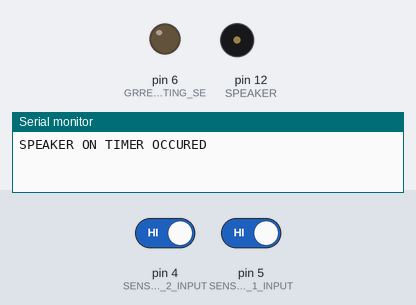
A sketch run on a simulated Arduino Uno, built with avr-gcc and run on an emulated ATmega328P. Parts: output pins drawn as LEDs (lit = HIGH), buzzer (waves = sounding, pin HIGH), the last lines printed to the serial monitor. Inputs (shaded band) come from the test bench; at power-on: pin 4 (SENSOR_2_INPUT) HIGH, pin 5 (SENSOR_1_INPUT) HIGH. Pins used as bus, display or sensor lines are not drawn.

Above: at 1.2 s.
1.3 s: pin 4 (SENSOR_2_INPUT) driven LOW
At 1.7 s:
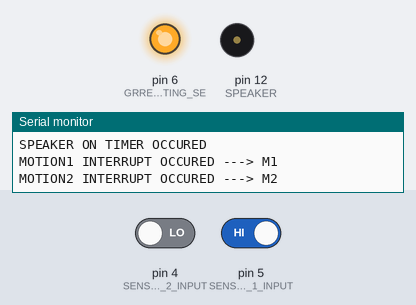
2.8 s: pin 4 (SENSOR_2_INPUT) driven HIGH
At 4.0 s:
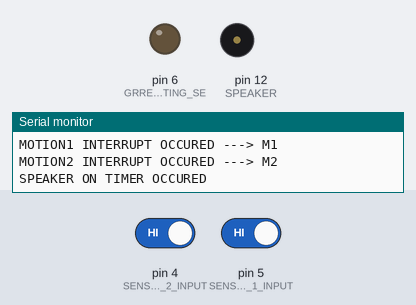
4.3 s: pin 5 (SENSOR_1_INPUT) driven LOW
At 5.2 s:
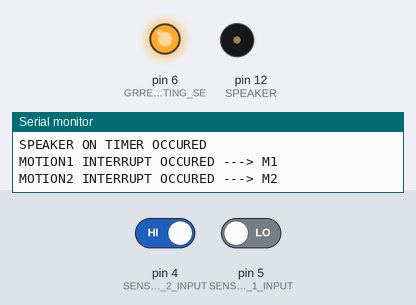
Timing chart, 0 to 7.3 s (numbered marks = the images above; inputs shaded):
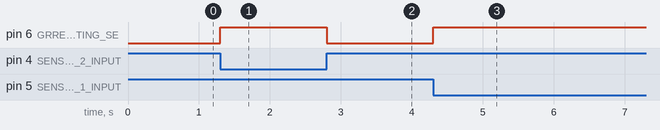

The sketch:

M1_T4D.ino
```cpp
//PB4 IS THE PORT NUMBER OF THE PIN 12
const int speaker_pin = PB4; //PIN 12 FOR TIME COUNTER 1
bool speaker_status = false;
bool led_state1 =false;  //LED STATE
bool led_state2 =false; //LED STATE  2
//DECLARING THE MOTION1 AND MOTION2
volatile byte motion1,motion2;
void setup()
{//DECLARING THE NORMAL INTERRUPT
  pinMode(5,INPUT_PULLUP); //SENSOR 1 INPUT
  pinMode(4,INPUT_PULLUP); //SENSOR 2 INPUT
  pinMode(12,OUTPUT); //SPEAKER (DDRB = (1<<speaker_pin))// IT CAN ALSO BE DECLARED IN DDRB WAY
  pinMode(6,OUTPUT); //GRREN LIGHT INDICATING SENSOR1 MOTION
  pinMode(7,OUTPUT); //BLUE INDICATING SENSOR 2 TRIGGERE
  //////////////////////////////////////////////////////////////
  PCICR |= B00000100; //enable PCMSK2 this belongs to group 2 pcint16 to pcint23
  PCMSK2 |= B00110000;//USING THE PIN D4 AND D5
  //PCMSK2 |= B00100000;
  motion1 = digitalRead(5);
  motion2 = digitalRead(4);
  //setting initial state
  //SEETING UP THE DATADIRECTION REGISTER IS IST OUTPUT OR INUPUT
  //HERE 1 MEANS OUTPUT
  //HERE 0 MEANS INPUT
  //DATADIRECTION REGISTER INDICATING IT AS AN OUTPUT
 // DDRB = (1<<speaker_pin); //SEETING THE OUTPUT
  //RESET TIMER1 TO 0 VALUE
  TCCR1A =0;
  TCCR1B =0;
  //SETTING TH COMPARSISION VALUE NEED TO BE TARGATED
  TCNT1 =375;
  //SETTING  THE PRESACLER OF 256 //CS10,11,12ARE USED TO SET
  TCCR1B |=  (1<<CS12);  //initail setting 0
  TIMSK1 = (1<< OCIE1A);
  //ENABLING GLOBAL INTERRUPT
  sei();
  //SETTING UPT THE BAUDRATE
  Serial.begin(9600);

}

ISR(PCINT2_vect)
{

   if(( motion1 = (PIND & B00100000) ? 1 : 0)=1)
   {
     led_state1 = !led_state1;
     Serial.println("MOTION1 INTERRUPT OCCURED ---> M1");
     digitalWrite(6,led_state1);
   }


   if(( motion2 = (PIND & B00010000) ? 1 : 0)=1)
   {
     led_state2 = !led_state2;
     Serial.println("MOTION2 INTERRUPT OCCURED ---> M2");
     digitalWrite(7,led_state2);
   }

}


void loop()
{

}

//DECLARRING THE ISR OR  INPUT SERVICE ROUTINE
//TIMER1_COMPA_vect REFFRING TO MULTIPLE COMPARISON VALUE
ISR(TIMER1_COMPA_vect)
{
  //WHEN TCN1 = 375 TRIGGER LED BLINKS
  TCNT1 = 375;   // DELAY ABOURT 6SECOND (6000*16)/256 = 375
  //SPEAKER STATUS
  speaker_status = !speaker_status;
  //SPEAKER IS ON
 	if(!speaker_status)
    {
      PORTB |=(1<<speaker_pin);
      digitalWrite(12,digitalRead(12)^1); //THIS IS MAKING THE LED ON AND OFF
      Serial.println("SPEAKER ON TIMER OCCURED"); //PRINTING THE TIMER OCCURED
    }
}
```

Measured:
- after the input at 1.3 s, pin 6 (GRREN_LIGHT_INDICATING_SE): LOW → HIGH at once
- after the input at 2.8 s, pin 6 (GRREN_LIGHT_INDICATING_SE): HIGH → LOW at once
- after the input at 4.3 s, pin 6 (GRREN_LIGHT_INDICATING_SE): LOW → HIGH at once
